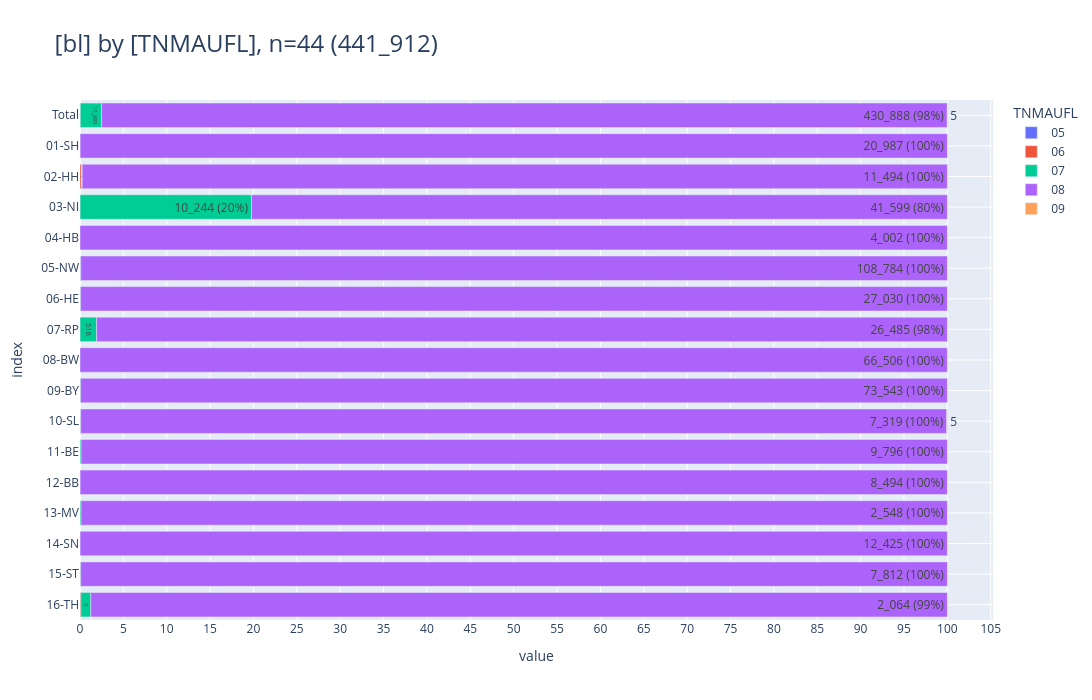

Here is the notebook cell this chart was saved with:
### Code cell
_alias='TNMAUFL'
_df = (
    show_freqs(alias=_alias, incl_c44_and_d=False)
    .rename(columns={"kkr": "bl"})
    [["bl", "TNMAUFL", "cnt"]]
)
_df["TNMAUFL"] = _df["TNMAUFL"].astype(str).str.zfill(2)
_=pls.plot_stacked_bars(
    _df,
    orientation="h",
    normalize=False,
    relative=True,
    dropna=False,
    show_total=True,
    height=700,
    show_pct_bar=True,
)

# todo regel ergänzen für imputation

### Figure 1 — Plotly figure (JSON) as saved in the notebook; plotly's stock layout.template omitted (floating-point values rounded to 4 significant figures)
{"data": [{"hovertemplate": "col=05<br>value=%{x}<br>index=%{y}<br>cnt_pct_bar_str=%{text}<extra></extra>", "legendgroup": "05", "marker": {"color": "#636EFA", "pattern": {"shape": ""}}, "name": "05", "orientation": "h", "showlegend": true, "text": ["98", "95", "2", "1"], "textposition": "auto", "type": "bar", "x": [98, 95, 2, 1], "xaxis": "x", "y": [" Total", "05-NW", "07-RP", "10-SL"], "yaxis": "y"}, {"hovertemplate": "col=06<br>value=%{x}<br>index=%{y}<br>cnt_pct_bar_str=%{text}<extra></extra>", "legendgroup": "06", "marker": {"color": "#EF553B", "pattern": {"shape": ""}}, "name": "06", "orientation": "h", "showlegend": true, "text": ["32", "20", "5", "1", "2", "1", "1", "2"], "textposition": "auto", "type": "bar", "x": [32, 20, 5, 1, 2, 1, 1, 2], "xaxis": "x", "y": [" Total", "02-HH", "03-NI", "05-NW", "10-SL", "14-SN", "15-ST", "16-TH"], "yaxis": "y"}, {"hovertemplate": "col=07<br>value=%{x}<br>index=%{y}<br>cnt_pct_bar_str=%{text}<extra></extra>", "legendgroup": "07", "marker": {"color": "#00CC96", "pattern": {"shape": ""}}, "name": "07", "orientation": "h", "showlegend": true, "text": ["10_889", "3", "9", "10_244 (20%)", "18", "516", "51", "3", "12", "1", "3", "5", "24"], "textposition": "auto", "type": "bar", "x": [10889, 3, 9, 10244, 18, 516, 51, 3, 12, 1, 3, 5, 24], "xaxis": "x", "y": [" Total", "01-SH", "02-HH", "03-NI", "06-HE", "07-RP", "09-BY", "10-SL", "11-BE", "12-BB", "13-MV", "15-ST", "16-TH"], "yaxis": "y"}, {"hovertemplate": "col=08<br>value=%{x}<br>index=%{y}<br>cnt_pct_bar_str=%{text}<extra></extra>", "legendgroup": "08", "marker": {"color": "#AB63FA", "pattern": {"shape": ""}}, "name": "08", "orientation": "h", "showlegend": true, "text": ["430_888 (98%)", "20_987 (100%)", "11_494 (100%)", "41_599 (80%)", "4_002 (100%)", "108_784 (100%)", "27_030 (100%)", "26_485 (98%)", "66_506 (100%)", "73_543 (100%)", "7_319 (100%)", "9_796 (100%)", "8_494 (100%)", "2_548 (100%)", "12_425 (100%)", "7_812 (100%)", "2_064 (99%)"], "textposition": "auto", "type": "bar", "x": [430888, 20987, 11494, 41599, 4002, 108784, 27030, 26485, 66506, 73543, 7319, 9796, 8494, 2548, 12425, 7812, 2064], "xaxis": "x", "y": [" Total", "01-SH", "02-HH", "03-NI", "04-HB", "05-NW", "06-HE", "07-RP", "08-BW", "09-BY", "10-SL", "11-BE", "12-BB", "13-MV", "14-SN", "15-ST", "16-TH"], "yaxis": "y"}, {"hovertemplate": "col=09<br>value=%{x}<br>index=%{y}<br>cnt_pct_bar_str=%{text}<extra></extra>", "legendgroup": "09", "marker": {"color": "#FFA15A", "pattern": {"shape": ""}}, "name": "09", "orientation": "h", "showlegend": true, "text": ["5", "5"], "textposition": "auto", "type": "bar", "x": [5, 5], "xaxis": "x", "y": [" Total", "10-SL"], "yaxis": "y"}], "layout": {"barmode": "relative", "barnorm": "percent", "height": 700, "legend": {"title": {"text": "TNMAUFL"}, "tracegroupgap": 0, "traceorder": "normal"}, "title": {"font": {"size": 24}, "text": "[bl] by [TNMAUFL], n=44 (441_912)", "xanchor": "left", "y": 0.95, "yanchor": "top"}, "width": 1600, "xaxis": {"anchor": "y", "domain": [0, 1], "dtick": 5, "gridwidth": 1, "showgrid": true, "title": {"text": "value"}}, "yaxis": {"anchor": "x", "categoryarray": ["16-TH", "15-ST", "14-SN", "13-MV", "12-BB", "11-BE", "10-SL", "09-BY", "08-BW", "07-RP", "06-HE", "05-NW", "04-HB", "03-NI", "02-HH", "01-SH", " Total"], "categoryorder": "array", "domain": [0, 1], "gridwidth": 1, "showgrid": true, "title": {"text": "index"}}}}
